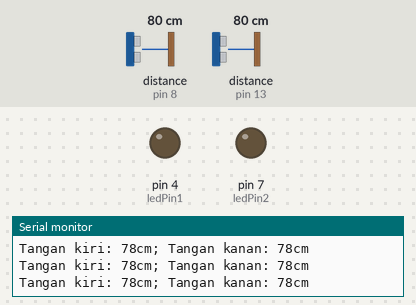
A sketch run on a simulated Arduino Uno, built with avr-gcc and run on an emulated ATmega328P. Shown: output pins drawn as LEDs (lit = HIGH), the last lines printed to the serial monitor. Wiring (inferred from the names in the program): 2 × ultrasonic range finder: trigger pin 10, echo pin 8 / trigger pin 11, echo pin 13. The inputs (shaded band) are chosen by the test bench; at power-on: distance to the obstacle (sensors on pin 8, pin 13) 80 cm. The echo pulse lasts 58.3 µs per cm; pins used as bus, display or sensor lines are not drawn.

Above: at 1.2 s.
1.3 s: distance to the obstacle (sensor on pin 8) set to 34 cm
2.8 s: distance to the obstacle (sensor on pin 8) set to 28 cm
At 3.8 s:
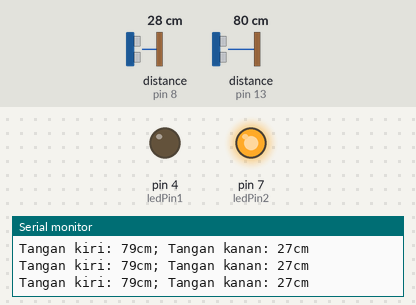
4.3 s: distance to the obstacle (sensor on pin 13) set to 34 cm
5.8 s: distance to the obstacle (sensor on pin 13) set to 28 cm
At 6.4 s:
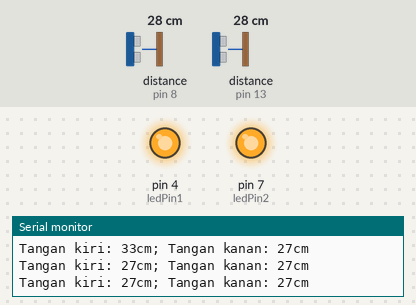
7.4 s: distance to the obstacle (sensor on pin 8) set to 35 cm
At 8.6 s:
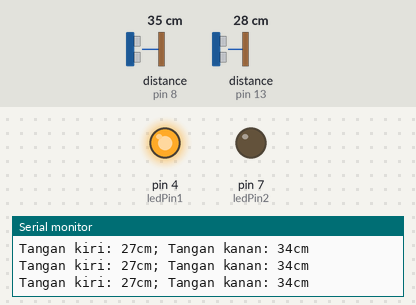
8.9 s: distance to the obstacle (sensor on pin 8) set to 2 cm
At 9.7 s:
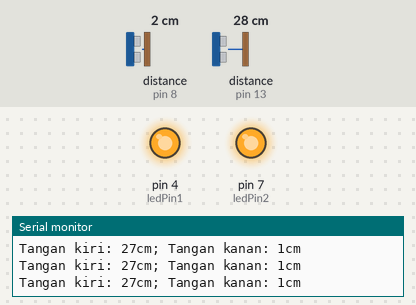
Timing chart, 0 to 11.4 s (numbered marks = the images above; inputs shaded):
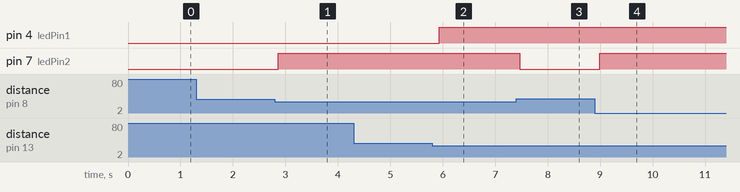

The sketch:

Automatic_Hansanitizer.ino
```cpp
int trigPin1 = 11; //Trig Sensor Kiri
int echoPin1 = 13; //Echo Sensor Kiri

int trigPin2 = 10; //Trig Sensor Kanan
int echoPin2 = 8; //Echo Sensor Kanan

int ledPin1 = 4; //LED Kiri
int ledPin2 = 7; //LED Kanan


long duration1, distance1;
long duration2, distance2;

void setup() {
 //Serial Port begin
 Serial.begin (9600);
 //Define inputs and outputs
 pinMode(trigPin1, OUTPUT);
 pinMode(echoPin1, INPUT);

 pinMode(trigPin2, OUTPUT);
 pinMode(echoPin2, INPUT);

 pinMode(ledPin1, OUTPUT);
 pinMode(ledPin2, OUTPUT);
}

void loop()
{
 // The sensor is triggered by a HIGH pulse of 10 or more microseconds.
 // Give a short LOW pulse beforehand to ensure a clean HIGH pulse:
 digitalWrite(trigPin1, LOW);
 delayMicroseconds(5);
 digitalWrite(trigPin1, HIGH);
 delayMicroseconds(10);
 digitalWrite(trigPin1, LOW);
 pinMode(echoPin1, INPUT);

 duration1 = pulseIn(echoPin1, HIGH);
 distance1 = 0.017*duration1;

 digitalWrite(trigPin2, LOW);
 delayMicroseconds(5);
 digitalWrite(trigPin2, HIGH);
 delayMicroseconds(10);
 digitalWrite(trigPin2, LOW);
 pinMode(echoPin2, INPUT);

 duration2 = pulseIn(echoPin2, HIGH);
 distance2 = 0.017*duration2;

 if (distance1 <= 30) {
  digitalWrite(ledPin1, HIGH);
 } else {
  digitalWrite(ledPin1, LOW);
 }

 if (distance2 <= 30) {
  digitalWrite(ledPin2, HIGH);
 } else {
  digitalWrite(ledPin2, LOW);
 }

 Serial.print("Tangan kiri: ");
 Serial.print(distance1);
 Serial.print("cm; ");
 Serial.print("Tangan kanan: ");
 Serial.print(distance2);
 Serial.println("cm");
 delay(250);
}
```

Measured:
- the behaviour switches between 32 and 31 cm on distance to the obstacle (sensor on pin 8) (found by bisection; images 0 and 1)
- the behaviour switches between 32 and 31 cm on distance to the obstacle (sensor on pin 13) (found by bisection; images 1 and 2)
- after the input at 2.8 s, pin 7 (ledPin2): LOW → HIGH after 0.06 s
- after the input at 5.8 s, pin 4 (ledPin1): LOW → HIGH after 0.14 s
- after the input at 7.4 s, pin 7 (ledPin2): HIGH → LOW after 0.06 s
- after the input at 8.9 s, pin 7 (ledPin2): LOW → HIGH after 0.09 s
